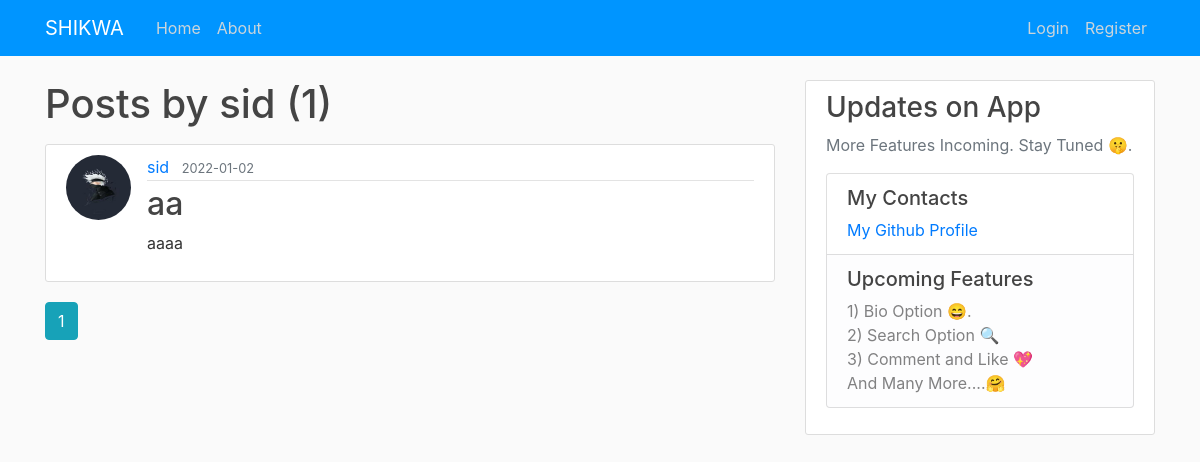
Before: /user/sid with the older database file.
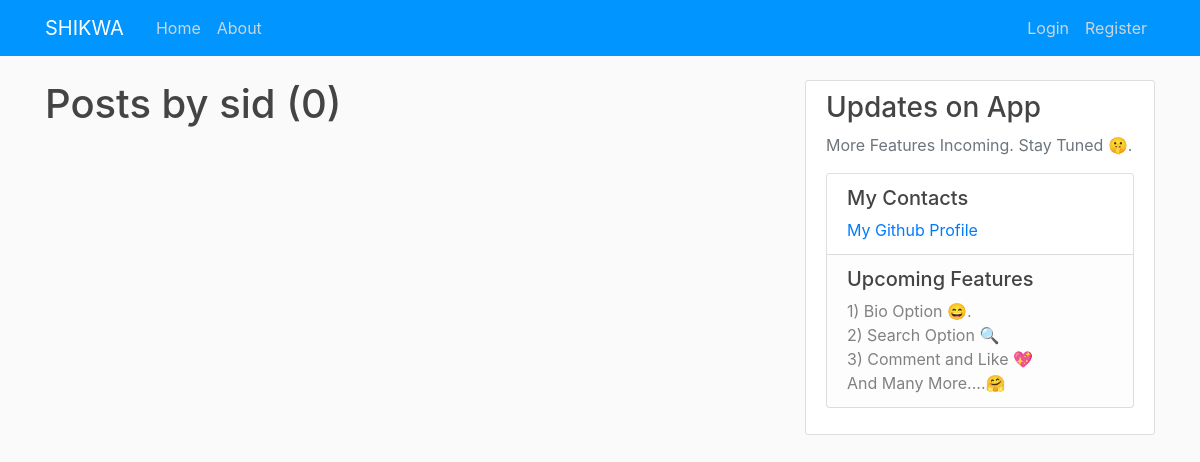
After: the same page with the newer database file.
### shikwa/models.py (models this page shows, shortened)
class Post(db.Model):
    id = db.Column(db.Integer, primary_key=True)
    title = db.Column(db.String(100), nullable=False)
    date_posted = db.Column(db.DateTime, nullable=False, default=datetime.utcnow)
    content = db.Column(db.Text, nullable=False)
    user_id = db.Column(db.Integer, db.ForeignKey('user.id'), nullable=False)

class User(db.Model, UserMixin):
    id = db.Column(db.Integer, primary_key=True)
    username = db.Column(db.String(20), unique=True, nullable=False)
    email = db.Column(db.String(120), unique=True, nullable=False)
    image_file = db.Column(db.String(20), nullable=False, default='default.jpg')
    password = db.Column(db.String(60), nullable=False)
    posts = db.relationship('Post', backref='author', lazy=True)

### shikwa/users/routes.py (the view)
@users.route("/user/<string:username>")
def user_posts(username):
    page = request.args.get('page', 1, type=int)
    user = User.query.filter_by(username=username).first_or_404()
    posts = Post.query.filter_by(author=user)\
        .order_by(Post.date_posted.desc())\
        .paginate(page=page, per_page=5)
    return render_template('user_posts.html', posts=posts, user=user)

### shikwa/templates/user_posts.html
{% extends "layout.html" %}
{% block content %}
    <h1 class="mb-3">Posts by {{ user.username }} ({{ posts.total }})</h1>
    {% for post in posts.items %}
        <article class="media content-section">
          <img class="rounded-circle article-img" src="{{ url_for('static', filename='profile_pics/' + post.author.image_file) }}">
          <div class="media-body">
            <div class="article-metadata">
              <a class="mr-2" href="{{ url_for('users.user_posts', username=post.author.username) }}">{{ post.author.username }}</a>
              <small class="text-muted">{{ post.date_posted.strftime('%Y-%m-%d') }}</small>
            </div>
            <h2><a class="article-title" href="{{ url_for('posts.post', post_id=post.id) }}">{{ post.title }}</a></h2>
            <p class="article-content">{{ post.content }}</p>
          </div>
        </article>
    {% endfor %}
    {% for page_num in posts.iter_pages(left_edge=1, right_edge=1, left_current=1, right_current=2) %}
      {% if page_num %}
        {% if posts.page == page_num %}
          <a class="btn btn-info mb-4" href="{{ url_for('users.user_posts', username=user.username, page=page_num) }}">{{ page_num }}</a>
        {% else %}
          <a class="btn btn-outline-info mb-4" href="{{ url_for('users.user_posts', username=user.username, page=page_num) }}">{{ page_num }}</a>
        {% endif %}
      {% else %}
        ...
      {% endif %}
    {% endfor %}
{% endblock content %}

Changed rows visible on the page:
removed Post: image_file (placeholder picture), author.username "sid", date_posted "2022-01-02", title "aa", content "aaaa"
Other visible differences:
{{ posts.total }}: "1" → "0"
list line gone: "1"
